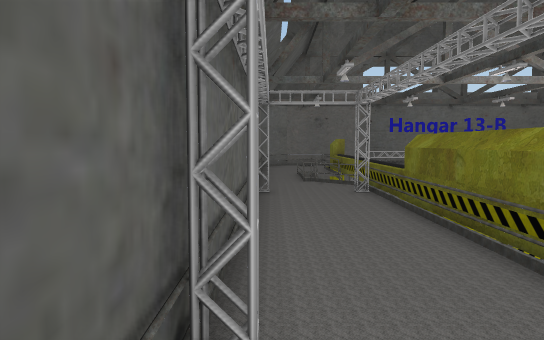
[1] (above)

12 first-person views from a walk through a 3-D level made in the Unity game engine. The camera is 1.3 m above the floor, tilts 4° down and sees 70° across. The floor is counted in squares, 1 m on a side. Each view is taken from the middle of a square. On the plan, view 1 faces up. The plan holds only what a view shows up to about 16 squares ahead; the rest is blank. The place goes on beyond the plan. The player is left out. Some animated figures are left out. Some surface patterns are stand-ins.

[2]
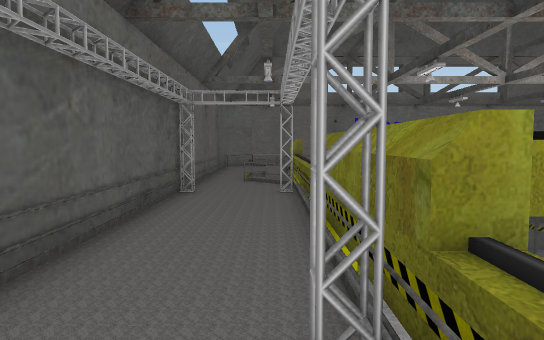

[3]
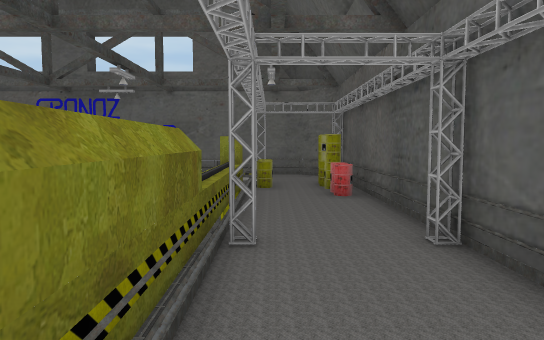

[4]
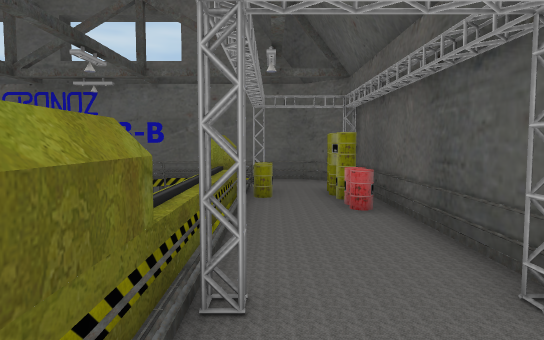

[5]
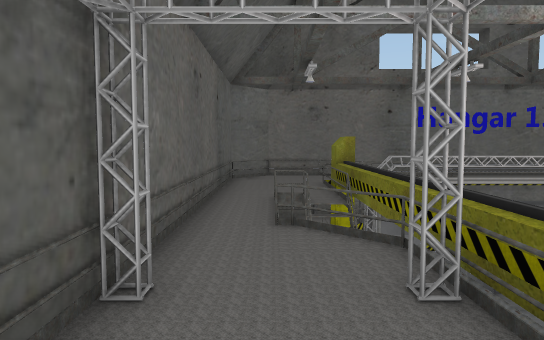

[6]
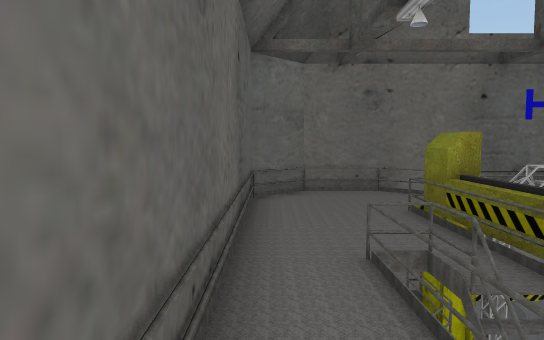

[7]
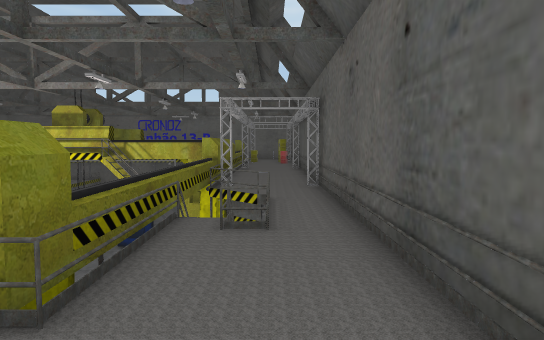

[8]
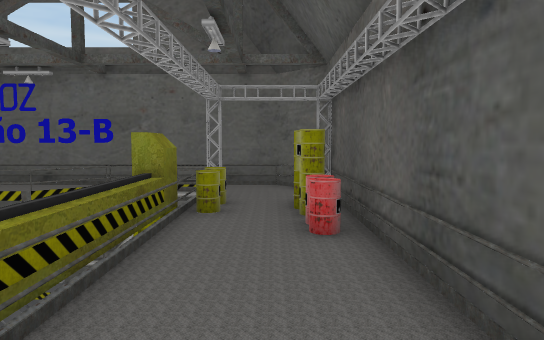

[9]
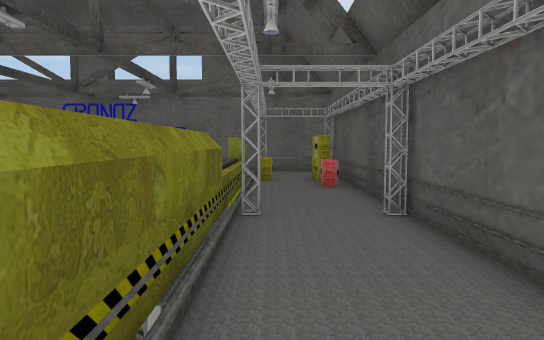

[10]
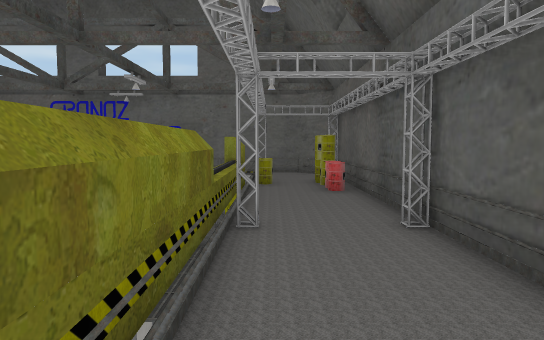

[11]
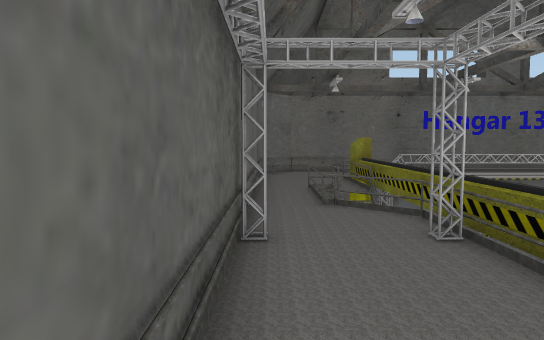

[12]
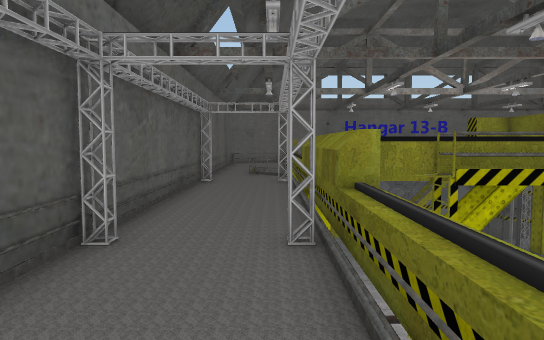

### Floor plan
Key: @ floor where view 1 was taken; # wall or solid block; x gap in a wall; . floor; = window, fence, low wall or low ledge; ^ raised ledge; v drop or lower ground.
Columns run from 1 left of view 1 to 6 right of it. Each row starts with its distance up from view 1.
 23  #######
 22 ##...vv#
 21 #....vvv
 20 #....===
 19 #...^v==
 18 #...=
 17 #...=
 16 #.==^
 15 #.v=#  v
 14 #.v #  v
 13 #.=v#  v
 12 #...=  v
 11 #...=  v
 10 #...   v
  9 #...=v
  8 #...^ ==
  7 #...^^^^
  6 #...^
  5 #...^
  4 #...^^^#
  3 #...^^##
  2 #...=
  1 #...=
  0 #@..=
 -1 #...=
 -2 #...= vv
 -3 ##..= vv
 -4 ##.=^ vv
 -5 ##.xv vv
 -6 ##.#v v
 -7 #...=vvv
 -8 ##..vvv=
 -9  #######

Where each view was taken, in squares from view 1:
view 1: 0 up, 0 right, facing up
view 2: 0 up, 2 right, facing up
view 3: 7 up, 2 right, facing down
view 4: 5 up, 2 right, facing down
view 5: 7 up, 1 right, facing up
view 6: 12 up, 0 right, facing up
view 7: 22 up, 1 right, facing down
view 8: 3 up, 1 right, facing down
view 9: 9 up, 2 right, facing down
view 10: 8 up, 2 right, facing down
view 11: 5 up, 0 right, facing up
view 12: 3 down, 2 right, facing up
